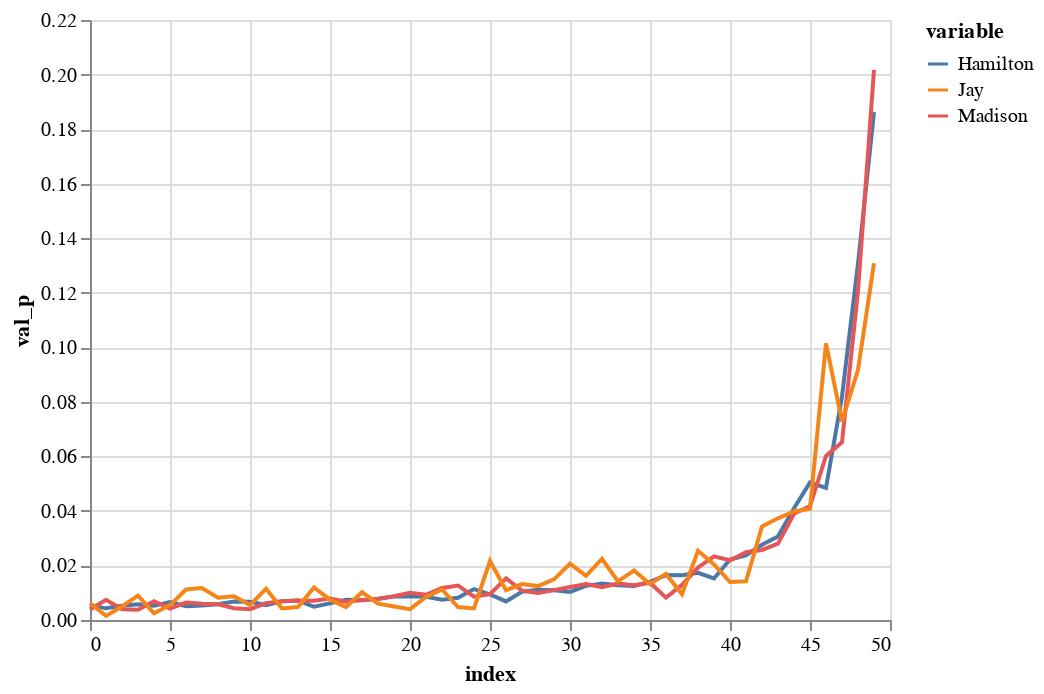

Here is the notebook cell this chart was saved with:
### Markdown cell above
The above visualization the x variable represents the index into the above array, so the right side are the most common words. Below, it is plotted as a percentage of the total words written.

### Code cell
toplot["val_p"] = toplot["value"]/toplot.groupby("variable")["value"].transform("sum")
alt.Chart(toplot.reset_index()).mark_line().encode(
    x="index:Q",
    y="val_p:Q",
    color="variable"
)

### Figure 1 — Vega-Lite specification as saved in the notebook (floating-point values rounded to 4 significant figures; data arrays with more than 128 entries replaced by an {"elided": "..."} marker saying what was removed)
{"config": {"view": {"continuousWidth": 400, "continuousHeight": 300}}, "data": {"name": "data-a66510ca643f6a5798ec272389db7aa1"}, "mark": "line", "encoding": {"color": {"field": "variable", "type": "nominal"}, "x": {"field": "index", "type": "quantitative"}, "y": {"field": "val_p", "type": "quantitative"}}, "$schema": "https://vega.github.io/schema/vega-lite/v4.17.0.json", "datasets": {"data-a66510ca643f6a5798ec272389db7aa1": {"elided": "150 records"}}}
